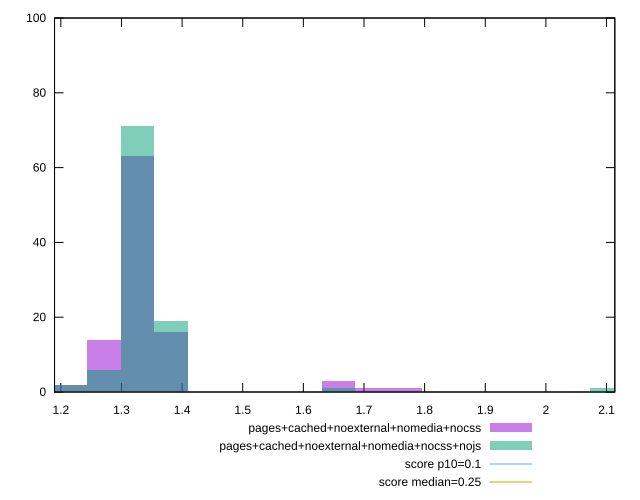

Reproduce this figure in gnuplot.
reset

$pagesCachedNoexternalNomediaNocss <<EOF
1.326460146053893 63
1.3817293188061386 16
1.2711909733016475 14
1.6580751825673663 3
1.215921800549402 2
1.7133443553196117 1
1.7686135280718573 1
EOF

$pagesCachedNoexternalNomediaNocssNojs <<EOF
1.326460146053893 71
1.3817293188061386 19
1.215921800549402 2
1.2711909733016475 6
2.1002285645853305 1
1.6580751825673663 1
EOF

set key outside below
set boxwidth 0.05526917275224554
set xrange [1.1896036326090493:2.113691316392687]
set yrange [0:100]
set trange [0:100]
set style fill transparent solid 0.5 noborder

set parametric
set terminal svg size 640, 500 enhanced background rgb 'white'
set output "reprap/cumulative-layout-shift/comparison/histogram/4_vs_5.svg"

plot $pagesCachedNoexternalNomediaNocss title "pages+cached+noexternal+nomedia+nocss" with boxes, \
     $pagesCachedNoexternalNomediaNocssNojs title "pages+cached+noexternal+nomedia+nocss+nojs" with boxes, \
     0.1,t title "score p10=0.1", \
     0.25,t title "score median=0.25"

reset
